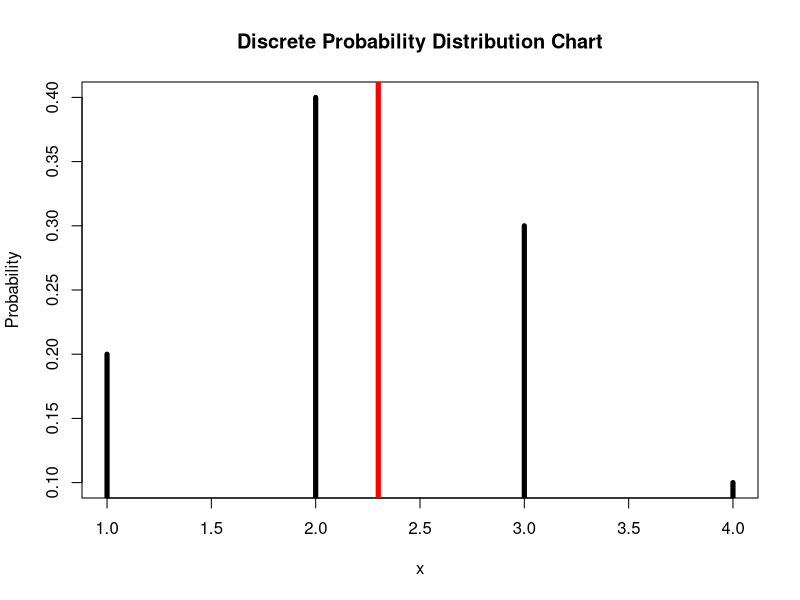

The R script that drew this image:
#Question 1:

x1 <- c(1,2,4,8,16) #General dataset

p1 <- c(0.05,0.10,0.35,0.40,0.10) #Probability Percentages

mu1 <- sum(x1 * p1) #The sum of the two to give you the expected value of 'x'

var1 <- sum((x1 - mu1)^2*p1) #The variance expected from the value of 'x'

std1 <- sqrt(var1) #Just the standard deviation expected from 'x'

print(mu1) #Expected value E(x)

print(var1) #Variance V(x)

print(std1) #Standard Deviation

#Question 2:

x2 <- c(1,2,3,4)

p2 <- c(0.2,0.4,0.3,0.1)

mu2 <- sum(x2 * p2)

var2 <- sum((x2 - mu2)^2*p2)

std2 <- sqrt(var2)

print(mu2) #Expected value E(x)

print(var2) #Variance V(x)

print(std2) #Standard Deviation

plot(x2,p2, type = "h", lwd = 5,  main = "Discrete Probability Distribution Chart", xlab = "x", ylab = "Probability")
abline(v=mu2, col = "red", lwd = 5)
abline(v=var2, col = "pink", lwd = 5)

